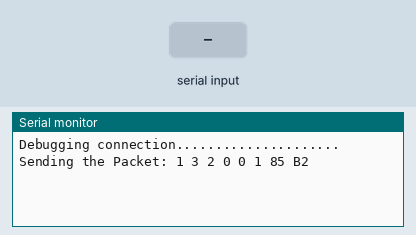
A sketch run on a simulated Arduino Mega 2560, built with avr-gcc and run on an emulated ATmega2560. Parts: the last lines printed to the serial monitor. The test bench sets the inputs (shaded band).

Above: at 0.8 s.
0.9 s: "1" received over the second serial link
At 1.9 s:
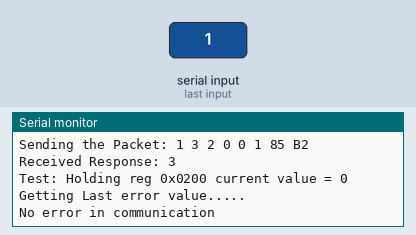
5.4 s: "0" received over the second serial link
At 9.75 s:
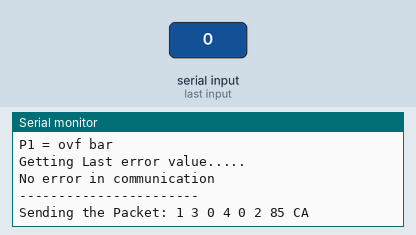
9.9 s: "2" received over the second serial link
At 14.25 s:
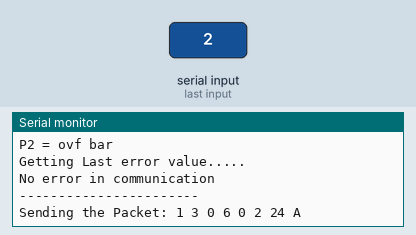
14.4 s: "1" received over the second serial link
At 15.8 s:
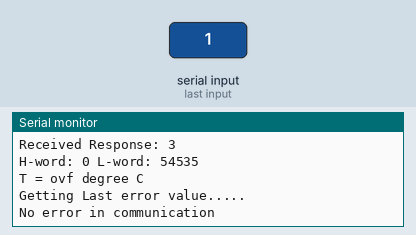

The sketch:

kellar_mega_demo.ino
```cpp
#include "Modbusrtu.h"

#define MasterModbusAdd  0
#define SlaveModbusAdd  1
#define RS485Serial 2
Modbus ControllinoModbusMaster(MasterModbusAdd, RS485Serial, 3);
modbus_t ModbusQuery[2];

unsigned long WaitingTime;


void setup() {
  // put your setup code here, to run once:
  Serial.begin(9600);

  Serial.println("Debugging connection..................... ");

  int u = get_reg(0x0200);
  Serial.print("Test: Holding reg 0x0200 current value = ");
  Serial.println(u,BIN);
  last_error();

  Serial.println("");
  Serial.println("_____________Sensor values are displayed below:___________");

  double P1 = get_sensor_val(0x0002); //P1
  Serial.print("P1 = ");
  Serial.print(P1);
  Serial.println(" bar");
  last_error();
  Serial.println("-----------------------");
  double P2 = get_sensor_val(0x0004); //P2
  Serial.print("P2 = ");
  Serial.print(P2);
  Serial.println(" bar");
  last_error();
  Serial.println("-----------------------");
  double T = get_sensor_val(0x0006); //T
  Serial.print("T = ");
  Serial.print(T);
  Serial.println(" degree C");
  last_error();
  Serial.println("-----------------------");
  double tob1 = get_sensor_val(0x0008); //tob1
  Serial.print("tob1 = ");
  Serial.print(tob1);
  Serial.println(" degree C");
  last_error();
  Serial.println("-----------------------");
  double tob2 = get_sensor_val(0x000A); //P1
  Serial.print("tob2 = ");
  Serial.print(tob2);
  Serial.println(" degree C");
  last_error();

}

void loop() {
  // put your main code here, to run repeatedly:
  }

double floatconvert(uint16_t a,uint16_t b)
{
  union
    {
        double floatVal;
        uint16_t bytes[2];
    }floatConverter;

    floatConverter.bytes[0]= a;
    floatConverter.bytes[1]= b;

    double fo = floatConverter.floatVal;
    return fo;
}

void last_error()
{
  Serial.println("Getting Last error value.....");
  int e = ControllinoModbusMaster.getLastError();

  if (e==255){Serial.println("Error: Time-out, no response from slave");}
  else if (e==1){Serial.println("Error: Function code not available");}
  else if (e==2){Serial.println("Error: Address beyond available space for Modbus registers ");}
  else if (e==3){Serial.println("Error: Coils or registers number beyond the available space");}
  else {Serial.println("No error in communication");}

  delay(4000);
  }

int get_reg(uint16_t addr)
{
  uint16_t curr_reg_val[1];

  ModbusQuery[0].u8id = SlaveModbusAdd;
  ModbusQuery[0].u8fct = 3;
  ModbusQuery[0].u16RegAdd = addr;
  ModbusQuery[0].u16CoilsNo = 1;
  ModbusQuery[0].au16reg = curr_reg_val;

  ControllinoModbusMaster.begin( 9600 );
  ControllinoModbusMaster.setTimeOut( 5000 );

  WaitingTime = millis() + 1000;

  while (millis() > WaitingTime);

  ControllinoModbusMaster.query( ModbusQuery[0] );

again1:
  ControllinoModbusMaster.poll();
  if (ControllinoModbusMaster.getState() == COM_IDLE)
  {
    Serial2.end();

    return (int)curr_reg_val[0];
  }
  else
  {
   goto again1;
  }
}

double get_sensor_val(int addr)
{
  uint16_t curr_reg_val[2];

  ModbusQuery[0].u8id = SlaveModbusAdd;
  ModbusQuery[0].u8fct = 3;
  ModbusQuery[0].u16RegAdd = addr;
  ModbusQuery[0].u16CoilsNo = 2;
  ModbusQuery[0].au16reg = curr_reg_val;

  ControllinoModbusMaster.begin( 9600 );
  ControllinoModbusMaster.setTimeOut( 5000 );

  WaitingTime = millis() + 1000;

  while (millis() > WaitingTime);

  ControllinoModbusMaster.query( ModbusQuery[0] );

again1:
  ControllinoModbusMaster.poll();
  if (ControllinoModbusMaster.getState() == COM_IDLE)
  {
    Serial2.end();
    Serial.print("H-word: ");
    Serial.print(curr_reg_val[0]);
    Serial.print(" L-word: ");
    Serial.println(curr_reg_val[1]);
    double P =  floatconvert(curr_reg_val[0],curr_reg_val[1]);
    return P;
  }
  else
  {
   goto again1;
  }
 }
```

Source omitted: modbusrtu.h (36822 bytes)

Measured:
- after the input at 0.9 s, the serial monitor: prints a new line at once (image 1)
- after the input at 5.4 s, the serial monitor: prints a new line at once (image 2)
- after the input at 9.9 s, the serial monitor: prints a new line at once (image 3)
- after the input at 14.4 s, the serial monitor: prints a new line at once (image 4)
